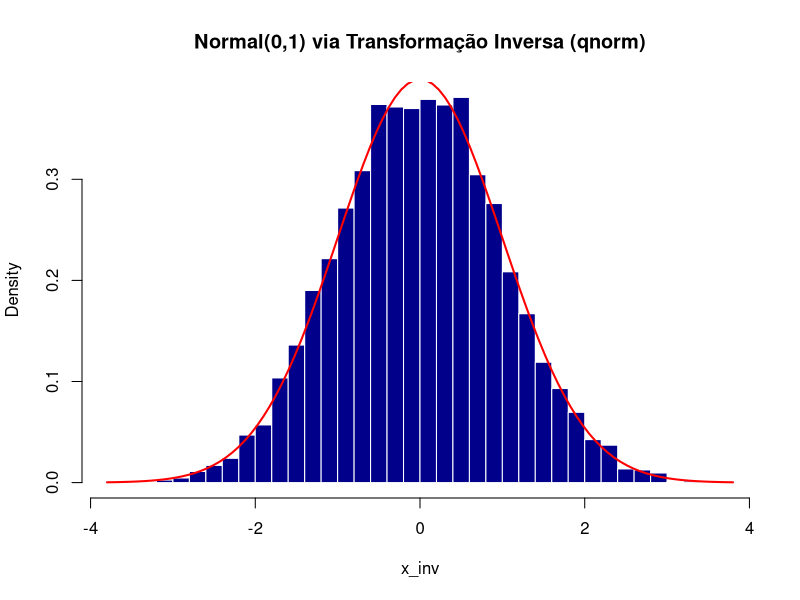

Recreate this plot in R.
set.seed(20252)
# Número de amostras
n <- 10000

# Gera Uniformes(0,1)
u <- runif(n)

# Transformação inversa via função quantil
x_inv <- qnorm(u, mean = 0, sd = 1)

dir.create("figuras", showWarnings = FALSE)
png("figuras/graf_bell_inv.png", width = 800, height = 600, res = 120)
# Histograma
hist(
  x_inv,
  breaks = 50,
  probability = TRUE,
  main = "Normal(0,1) via Transformação Inversa (qnorm)",
  col = "darkblue",
  border = "white"
)

# Curva teórica
curve(dnorm(x), add = TRUE, col = "red", lwd = 2)


dev.off()
